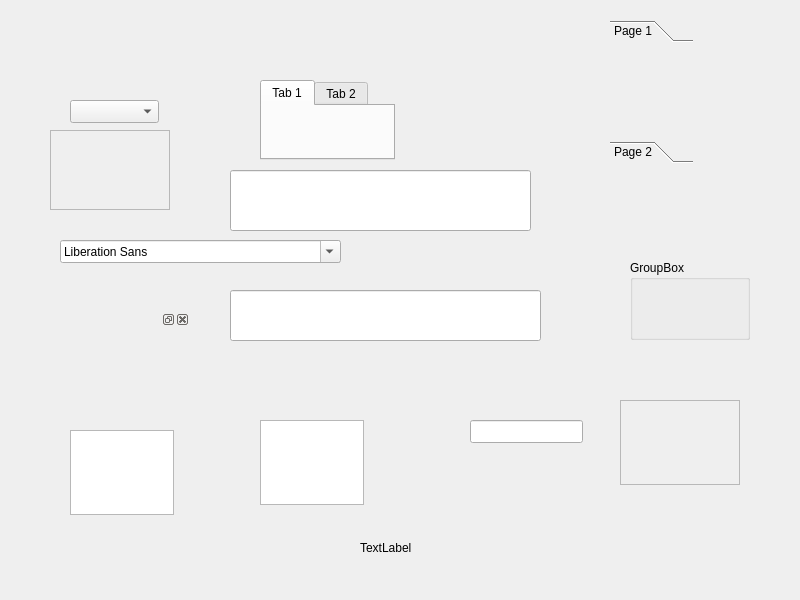
<?xml version="1.0" encoding="UTF-8"?>
<ui version="4.0">
 <class>Widget</class>
 <widget class="QWidget" name="Widget">
  <property name="geometry">
   <rect>
    <x>0</x>
    <y>0</y>
    <width>800</width>
    <height>600</height>
   </rect>
  </property>
  <property name="windowTitle">
   <string>Widget</string>
  </property>
  <widget class="QLineEdit" name="lineEdit">
   <property name="geometry">
    <rect>
     <x>230</x>
     <y>170</y>
     <width>301</width>
     <height>61</height>
    </rect>
   </property>
  </widget>
  <widget class="QLineEdit" name="lineEdit_2">
   <property name="geometry">
    <rect>
     <x>230</x>
     <y>290</y>
     <width>311</width>
     <height>51</height>
    </rect>
   </property>
  </widget>
  <widget class="QPlainTextEdit" name="plainTextEdit">
   <property name="geometry">
    <rect>
     <x>70</x>
     <y>430</y>
     <width>104</width>
     <height>85</height>
    </rect>
   </property>
  </widget>
  <widget class="QTextEdit" name="textEdit">
   <property name="geometry">
    <rect>
     <x>260</x>
     <y>420</y>
     <width>104</width>
     <height>85</height>
    </rect>
   </property>
  </widget>
  <widget class="QComboBox" name="comboBox">
   <property name="geometry">
    <rect>
     <x>70</x>
     <y>100</y>
     <width>89</width>
     <height>23</height>
    </rect>
   </property>
  </widget>
  <widget class="QFontComboBox" name="fontComboBox">
   <property name="geometry">
    <rect>
     <x>60</x>
     <y>240</y>
     <width>281</width>
     <height>23</height>
    </rect>
   </property>
  </widget>
  <widget class="QLineEdit" name="lineEdit_3">
   <property name="geometry">
    <rect>
     <x>470</x>
     <y>420</y>
     <width>113</width>
     <height>23</height>
    </rect>
   </property>
  </widget>
  <widget class="QTabWidget" name="tabWidget">
   <property name="geometry">
    <rect>
     <x>260</x>
     <y>80</y>
     <width>135</width>
     <height>80</height>
    </rect>
   </property>
   <widget class="QWidget" name="tab">
    <attribute name="title">
     <string>Tab 1</string>
    </attribute>
   </widget>
   <widget class="QWidget" name="tab_2">
    <attribute name="title">
     <string>Tab 2</string>
    </attribute>
   </widget>
  </widget>
  <widget class="QToolBox" name="toolBox">
   <property name="geometry">
    <rect>
     <x>610</x>
     <y>20</y>
     <width>83</width>
     <height>143</height>
    </rect>
   </property>
   <property name="currentIndex">
    <number>0</number>
   </property>
   <widget class="QWidget" name="page">
    <property name="geometry">
     <rect>
      <x>0</x>
      <y>0</y>
      <width>83</width>
      <height>83</height>
     </rect>
    </property>
    <attribute name="label">
     <string>Page 1</string>
    </attribute>
   </widget>
   <widget class="QWidget" name="page_2">
    <property name="geometry">
     <rect>
      <x>0</x>
      <y>0</y>
      <width>83</width>
      <height>83</height>
     </rect>
    </property>
    <attribute name="label">
     <string>Page 2</string>
    </attribute>
   </widget>
  </widget>
  <widget class="QGroupBox" name="groupBox">
   <property name="geometry">
    <rect>
     <x>630</x>
     <y>260</y>
     <width>120</width>
     <height>80</height>
    </rect>
   </property>
   <property name="title">
    <string>GroupBox</string>
   </property>
  </widget>
  <widget class="QScrollArea" name="scrollArea">
   <property name="geometry">
    <rect>
     <x>620</x>
     <y>400</y>
     <width>120</width>
     <height>85</height>
    </rect>
   </property>
   <property name="widgetResizable">
    <bool>true</bool>
   </property>
   <widget class="QWidget" name="scrollAreaWidgetContents">
    <property name="geometry">
     <rect>
      <x>0</x>
      <y>0</y>
      <width>118</width>
      <height>83</height>
     </rect>
    </property>
   </widget>
  </widget>
  <widget class="QWidget" name="widget" native="true">
   <property name="geometry">
    <rect>
     <x>460</x>
     <y>50</y>
     <width>120</width>
     <height>80</height>
    </rect>
   </property>
  </widget>
  <widget class="QDockWidget" name="dockWidget">
   <property name="geometry">
    <rect>
     <x>70</x>
     <y>310</y>
     <width>120</width>
     <height>80</height>
    </rect>
   </property>
   <widget class="QWidget" name="dockWidgetContents"/>
  </widget>
  <widget class="QLabel" name="label">
   <property name="geometry">
    <rect>
     <x>360</x>
     <y>540</y>
     <width>72</width>
     <height>15</height>
    </rect>
   </property>
   <property name="text">
    <string>TextLabel</string>
   </property>
  </widget>
  <widget class="QFrame" name="frame">
   <property name="geometry">
    <rect>
     <x>50</x>
     <y>130</y>
     <width>120</width>
     <height>80</height>
    </rect>
   </property>
   <property name="frameShape">
    <enum>QFrame::StyledPanel</enum>
   </property>
   <property name="frameShadow">
    <enum>QFrame::Raised</enum>
   </property>
  </widget>
 </widget>
 <resources/>
 <connections/>
</ui>
